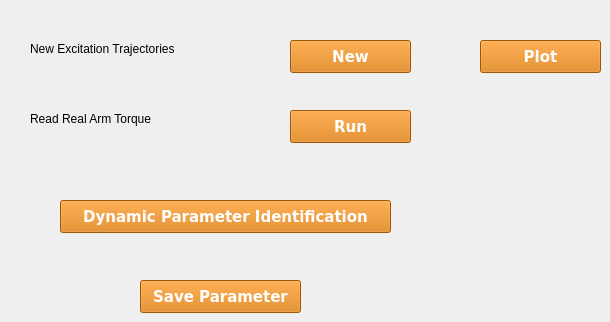
    <widget class="QWidget" name="tab">
     <attribute name="title">
      <string>Parameter Identification</string>
     </attribute>
     <widget class="QPushButton" name="btn_dynamics_real_torq">
      <property name="geometry">
       <rect>
        <x>290</x>
        <y>110</y>
        <width>121</width>
        <height>33</height>
       </rect>
      </property>
      <property name="palette">
       <palette>
        <active>
         <colorrole role="WindowText">
          <brush brushstyle="SolidPattern">
           <color alpha="255">
            <red>255</red>
            <green>255</green>
            <blue>255</blue>
           </color>
          </brush>
         </colorrole>
         <colorrole role="Button">
          <brush brushstyle="SolidPattern">
           <color alpha="255">
            <red>218</red>
            <green>119</green>
            <blue>0</blue>
           </color>
          </brush>
         </colorrole>
         <colorrole role="Text">
          <brush brushstyle="SolidPattern">
           <color alpha="255">
            <red>255</red>
            <green>255</green>
            <blue>255</blue>
           </color>
          </brush>
         </colorrole>
         <colorrole role="ButtonText">
          <brush brushstyle="SolidPattern">
           <color alpha="255">
            <red>255</red>
            <green>255</green>
            <blue>255</blue>
           </color>
          </brush>
         </colorrole>
         <colorrole role="Base">
          <brush brushstyle="SolidPattern">
           <color alpha="255">
            <red>218</red>
            <green>119</green>
            <blue>0</blue>
           </color>
          </brush>
         </colorrole>
         <colorrole role="Window">
          <brush brushstyle="SolidPattern">
           <color alpha="255">
            <red>218</red>
            <green>119</green>
            <blue>0</blue>
           </color>
          </brush>
         </colorrole>
        </active>
        <inactive>
         <colorrole role="WindowText">
          <brush brushstyle="SolidPattern">
           <color alpha="255">
            <red>255</red>
            <green>255</green>
            <blue>255</blue>
           </color>
          </brush>
         </colorrole>
         <colorrole role="Button">
          <brush brushstyle="SolidPattern">
           <color alpha="255">
            <red>218</red>
            <green>119</green>
            <blue>0</blue>
           </color>
          </brush>
         </colorrole>
         <colorrole role="Text">
          <brush brushstyle="SolidPattern">
           <color alpha="255">
            <red>255</red>
            <green>255</green>
            <blue>255</blue>
           </color>
          </brush>
         </colorrole>
         <colorrole role="ButtonText">
          <brush brushstyle="SolidPattern">
           <color alpha="255">
            <red>255</red>
            <green>255</green>
            <blue>255</blue>
           </color>
          </brush>
         </colorrole>
         <colorrole role="Base">
          <brush brushstyle="SolidPattern">
           <color alpha="255">
            <red>218</red>
            <green>119</green>
            <blue>0</blue>
           </color>
          </brush>
         </colorrole>
         <colorrole role="Window">
          <brush brushstyle="SolidPattern">
           <color alpha="255">
            <red>218</red>
            <green>119</green>
            <blue>0</blue>
           </color>
          </brush>
         </colorrole>
        </inactive>
        <disabled>
         <colorrole role="WindowText">
          <brush brushstyle="SolidPattern">
           <color alpha="255">
            <red>255</red>
            <green>255</green>
            <blue>255</blue>
           </color>
          </brush>
         </colorrole>
         <colorrole role="Button">
          <brush brushstyle="SolidPattern">
           <color alpha="255">
            <red>218</red>
            <green>119</green>
            <blue>0</blue>
           </color>
          </brush>
         </colorrole>
         <colorrole role="Text">
          <brush brushstyle="SolidPattern">
           <color alpha="255">
            <red>255</red>
            <green>255</green>
            <blue>255</blue>
           </color>
          </brush>
         </colorrole>
         <colorrole role="ButtonText">
          <brush brushstyle="SolidPattern">
           <color alpha="255">
            <red>255</red>
            <green>255</green>
            <blue>255</blue>
           </color>
          </brush>
         </colorrole>
         <colorrole role="Base">
          <brush brushstyle="SolidPattern">
           <color alpha="255">
            <red>218</red>
            <green>119</green>
            <blue>0</blue>
           </color>
          </brush>
         </colorrole>
         <colorrole role="Window">
          <brush brushstyle="SolidPattern">
           <color alpha="255">
            <red>218</red>
            <green>119</green>
            <blue>0</blue>
           </color>
          </brush>
         </colorrole>
        </disabled>
       </palette>
      </property>
      <property name="font">
       <font>
        <family>Bitstream Vera Sans</family>
        <pointsize>11</pointsize>
        <weight>75</weight>
        <bold>true</bold>
       </font>
      </property>
      <property name="styleSheet">
       <string notr="true">background-color:#da7700;color:white;border-color: black;</string>
      </property>
      <property name="text">
       <string>Run</string>
      </property>
     </widget>
     <widget class="QLabel" name="label_20">
      <property name="geometry">
       <rect>
        <x>30</x>
        <y>110</y>
        <width>241</width>
        <height>17</height>
       </rect>
      </property>
      <property name="text">
       <string>Read Real Arm Torque</string>
      </property>
     </widget>
     <widget class="QPushButton" name="btn_dynamics_para_ident">
      <property name="geometry">
       <rect>
        <x>60</x>
        <y>200</y>
        <width>331</width>
        <height>33</height>
       </rect>
      </property>
      <property name="palette">
       <palette>
        <active>
         <colorrole role="WindowText">
          <brush brushstyle="SolidPattern">
           <color alpha="255">
            <red>255</red>
            <green>255</green>
            <blue>255</blue>
           </color>
          </brush>
         </colorrole>
         <colorrole role="Button">
          <brush brushstyle="SolidPattern">
           <color alpha="255">
            <red>218</red>
            <green>119</green>
            <blue>0</blue>
           </color>
          </brush>
         </colorrole>
         <colorrole role="Text">
          <brush brushstyle="SolidPattern">
           <color alpha="255">
            <red>255</red>
            <green>255</green>
            <blue>255</blue>
           </color>
          </brush>
         </colorrole>
         <colorrole role="ButtonText">
          <brush brushstyle="SolidPattern">
           <color alpha="255">
            <red>255</red>
            <green>255</green>
            <blue>255</blue>
           </color>
          </brush>
         </colorrole>
         <colorrole role="Base">
          <brush brushstyle="SolidPattern">
           <color alpha="255">
            <red>218</red>
            <green>119</green>
            <blue>0</blue>
           </color>
          </brush>
         </colorrole>
         <colorrole role="Window">
          <brush brushstyle="SolidPattern">
           <color alpha="255">
            <red>218</red>
            <green>119</green>
            <blue>0</blue>
           </color>
          </brush>
         </colorrole>
        </active>
        <inactive>
         <colorrole role="WindowText">
          <brush brushstyle="SolidPattern">
           <color alpha="255">
            <red>255</red>
            <green>255</green>
            <blue>255</blue>
           </color>
          </brush>
         </colorrole>
         <colorrole role="Button">
          <brush brushstyle="SolidPattern">
           <color alpha="255">
            <red>218</red>
            <green>119</green>
            <blue>0</blue>
           </color>
          </brush>
         </colorrole>
         <colorrole role="Text">
          <brush brushstyle="SolidPattern">
           <color alpha="255">
            <red>255</red>
            <green>255</green>
            <blue>255</blue>
           </color>
          </brush>
         </colorrole>
         <colorrole role="ButtonText">
          <brush brushstyle="SolidPattern">
           <color alpha="255">
            <red>255</red>
            <green>255</green>
            <blue>255</blue>
           </color>
          </brush>
         </colorrole>
         <colorrole role="Base">
          <brush brushstyle="SolidPattern">
           <color alpha="255">
            <red>218</red>
            <green>119</green>
            <blue>0</blue>
           </color>
          </brush>
         </colorrole>
         <colorrole role="Window">
          <brush brushstyle="SolidPattern">
           <color alpha="255">
            <red>218</red>
            <green>119</green>
            <blue>0</blue>
           </color>
          </brush>
         </colorrole>
        </inactive>
        <disabled>
         <colorrole role="WindowText">
          <brush brushstyle="SolidPattern">
           <color alpha="255">
            <red>255</red>
            <green>255</green>
            <blue>255</blue>
           </color>
          </brush>
         </colorrole>
         <colorrole role="Button">
          <brush brushstyle="SolidPattern">
           <color alpha="255">
            <red>218</red>
            <green>119</green>
            <blue>0</blue>
           </color>
          </brush>
         </colorrole>
         <colorrole role="Text">
          <brush brushstyle="SolidPattern">
           <color alpha="255">
            <red>255</red>
            <green>255</green>
            <blue>255</blue>
           </color>
          </brush>
         </colorrole>
         <colorrole role="ButtonText">
          <brush brushstyle="SolidPattern">
           <color alpha="255">
            <red>255</red>
            <green>255</green>
            <blue>255</blue>
           </color>
          </brush>
         </colorrole>
         <colorrole role="Base">
          <brush brushstyle="SolidPattern">
           <color alpha="255">
            <red>218</red>
            <green>119</green>
            <blue>0</blue>
           </color>
          </brush>
         </colorrole>
         <colorrole role="Window">
          <brush brushstyle="SolidPattern">
           <color alpha="255">
            <red>218</red>
            <green>119</green>
            <blue>0</blue>
           </color>
          </brush>
         </colorrole>
        </disabled>
       </palette>
      </property>
      <property name="font">
       <font>
        <family>Bitstream Vera Sans</family>
        <pointsize>11</pointsize>
        <weight>75</weight>
        <bold>true</bold>
       </font>
      </property>
      <property name="styleSheet">
       <string notr="true">background-color:#da7700;color:white;border-color: black;</string>
      </property>
      <property name="text">
       <string>Dynamic Parameter Identification</string>
      </property>
     </widget>
     <widget class="QPushButton" name="btn_dynamics_save_para">
      <property name="geometry">
       <rect>
        <x>140</x>
        <y>280</y>
        <width>161</width>
        <height>33</height>
       </rect>
      </property>
      <property name="palette">
       <palette>
        <active>
         <colorrole role="WindowText">
          <brush brushstyle="SolidPattern">
           <color alpha="255">
            <red>255</red>
            <green>255</green>
            <blue>255</blue>
           </color>
          </brush>
         </colorrole>
         <colorrole role="Button">
          <brush brushstyle="SolidPattern">
           <color alpha="255">
            <red>218</red>
            <green>119</green>
            <blue>0</blue>
           </color>
          </brush>
         </colorrole>
         <colorrole role="Text">
          <brush brushstyle="SolidPattern">
           <color alpha="255">
            <red>255</red>
            <green>255</green>
            <blue>255</blue>
           </color>
          </brush>
         </colorrole>
         <colorrole role="ButtonText">
          <brush brushstyle="SolidPattern">
           <color alpha="255">
            <red>255</red>
            <green>255</green>
            <blue>255</blue>
           </color>
          </brush>
         </colorrole>
         <colorrole role="Base">
          <brush brushstyle="SolidPattern">
           <color alpha="255">
            <red>218</red>
            <green>119</green>
            <blue>0</blue>
           </color>
          </brush>
         </colorrole>
         <colorrole role="Window">
          <brush brushstyle="SolidPattern">
           <color alpha="255">
            <red>218</red>
            <green>119</green>
            <blue>0</blue>
           </color>
          </brush>
         </colorrole>
        </active>
        <inactive>
         <colorrole role="WindowText">
          <brush brushstyle="SolidPattern">
           <color alpha="255">
            <red>255</red>
            <green>255</green>
            <blue>255</blue>
           </color>
          </brush>
         </colorrole>
         <colorrole role="Button">
          <brush brushstyle="SolidPattern">
           <color alpha="255">
            <red>218</red>
            <green>119</green>
            <blue>0</blue>
           </color>
          </brush>
         </colorrole>
         <colorrole role="Text">
          <brush brushstyle="SolidPattern">
           <color alpha="255">
            <red>255</red>
            <green>255</green>
            <blue>255</blue>
           </color>
          </brush>
         </colorrole>
         <colorrole role="ButtonText">
          <brush brushstyle="SolidPattern">
           <color alpha="255">
            <red>255</red>
            <green>255</green>
            <blue>255</blue>
           </color>
          </brush>
         </colorrole>
         <colorrole role="Base">
          <brush brushstyle="SolidPattern">
           <color alpha="255">
            <red>218</red>
            <green>119</green>
            <blue>0</blue>
           </color>
          </brush>
         </colorrole>
         <colorrole role="Window">
          <brush brushstyle="SolidPattern">
           <color alpha="255">
            <red>218</red>
            <green>119</green>
            <blue>0</blue>
           </color>
          </brush>
         </colorrole>
        </inactive>
        <disabled>
         <colorrole role="WindowText">
          <brush brushstyle="SolidPattern">
           <color alpha="255">
            <red>255</red>
            <green>255</green>
            <blue>255</blue>
           </color>
          </brush>
         </colorrole>
         <colorrole role="Button">
          <brush brushstyle="SolidPattern">
           <color alpha="255">
            <red>218</red>
            <green>119</green>
            <blue>0</blue>
           </color>
          </brush>
         </colorrole>
         <colorrole role="Text">
          <brush brushstyle="SolidPattern">
           <color alpha="255">
            <red>255</red>
            <green>255</green>
            <blue>255</blue>
           </color>
          </brush>
         </colorrole>
         <colorrole role="ButtonText">
          <brush brushstyle="SolidPattern">
           <color alpha="255">
            <red>255</red>
            <green>255</green>
            <blue>255</blue>
           </color>
          </brush>
         </colorrole>
         <colorrole role="Base">
          <brush brushstyle="SolidPattern">
           <color alpha="255">
            <red>218</red>
            <green>119</green>
            <blue>0</blue>
           </color>
          </brush>
         </colorrole>
         <colorrole role="Window">
          <brush brushstyle="SolidPattern">
           <color alpha="255">
            <red>218</red>
            <green>119</green>
            <blue>0</blue>
           </color>
          </brush>
         </colorrole>
        </disabled>
       </palette>
      </property>
      <property name="font">
       <font>
        <family>Bitstream Vera Sans</family>
        <pointsize>11</pointsize>
        <weight>75</weight>
        <bold>true</bold>
       </font>
      </property>
      <property name="styleSheet">
       <string notr="true">background-color:#da7700;color:white;border-color: black;</string>
      </property>
      <property name="text">
       <string>Save Parameter</string>
      </property>
     </widget>
     <widget class="QLabel" name="label_21">
      <property name="geometry">
       <rect>
        <x>30</x>
        <y>40</y>
        <width>251</width>
        <height>17</height>
       </rect>
      </property>
      <property name="text">
       <string>New Excitation Trajectories</string>
      </property>
     </widget>
     <widget class="QPushButton" name="btn_dynamics_new_traj">
      <property name="geometry">
       <rect>
        <x>290</x>
        <y>40</y>
        <width>121</width>
        <height>33</height>
       </rect>
      </property>
      <property name="palette">
       <palette>
        <active>
         <colorrole role="WindowText">
          <brush brushstyle="SolidPattern">
           <color alpha="255">
            <red>255</red>
            <green>255</green>
            <blue>255</blue>
           </color>
          </brush>
         </colorrole>
         <colorrole role="Button">
          <brush brushstyle="SolidPattern">
           <color alpha="255">
            <red>218</red>
            <green>119</green>
            <blue>0</blue>
           </color>
          </brush>
         </colorrole>
         <colorrole role="Text">
          <brush brushstyle="SolidPattern">
           <color alpha="255">
            <red>255</red>
            <green>255</green>
            <blue>255</blue>
           </color>
          </brush>
         </colorrole>
         <colorrole role="ButtonText">
          <brush brushstyle="SolidPattern">
           <color alpha="255">
            <red>255</red>
            <green>255</green>
            <blue>255</blue>
           </color>
          </brush>
         </colorrole>
         <colorrole role="Base">
          <brush brushstyle="SolidPattern">
           <color alpha="255">
            <red>218</red>
            <green>119</green>
            <blue>0</blue>
           </color>
          </brush>
         </colorrole>
         <colorrole role="Window">
          <brush brushstyle="SolidPattern">
           <color alpha="255">
            <red>218</red>
            <green>119</green>
            <blue>0</blue>
           </color>
          </brush>
         </colorrole>
        </active>
        <inactive>
         <colorrole role="WindowText">
          <brush brushstyle="SolidPattern">
           <color alpha="255">
            <red>255</red>
            <green>255</green>
            <blue>255</blue>
           </color>
          </brush>
         </colorrole>
         <colorrole role="Button">
          <brush brushstyle="SolidPattern">
           <color alpha="255">
            <red>218</red>
            <green>119</green>
            <blue>0</blue>
           </color>
          </brush>
         </colorrole>
         <colorrole role="Text">
          <brush brushstyle="SolidPattern">
           <color alpha="255">
            <red>255</red>
            <green>255</green>
            <blue>255</blue>
           </color>
          </brush>
         </colorrole>
         <colorrole role="ButtonText">
          <brush brushstyle="SolidPattern">
           <color alpha="255">
            <red>255</red>
            <green>255</green>
            <blue>255</blue>
           </color>
          </brush>
         </colorrole>
         <colorrole role="Base">
          <brush brushstyle="SolidPattern">
           <color alpha="255">
            <red>218</red>
            <green>119</green>
            <blue>0</blue>
           </color>
          </brush>
         </colorrole>
         <colorrole role="Window">
          <brush brushstyle="SolidPattern">
           <color alpha="255">
            <red>218</red>
            <green>119</green>
            <blue>0</blue>
           </color>
          </brush>
         </colorrole>
        </inactive>
        <disabled>
         <colorrole role="WindowText">
          <brush brushstyle="SolidPattern">
           <color alpha="255">
            <red>255</red>
            <green>255</green>
            <blue>255</blue>
           </color>
          </brush>
         </colorrole>
         <colorrole role="Button">
          <brush brushstyle="SolidPattern">
           <color alpha="255">
            <red>218</red>
            <green>119</green>
            <blue>0</blue>
           </color>
          </brush>
         </colorrole>
         <colorrole role="Text">
          <brush brushstyle="SolidPattern">
           <color alpha="255">
            <red>255</red>
            <green>255</green>
            <blue>255</blue>
           </color>
          </brush>
         </colorrole>
         <colorrole role="ButtonText">
          <brush brushstyle="SolidPattern">
           <color alpha="255">
            <red>255</red>
            <green>255</green>
            <blue>255</blue>
           </color>
          </brush>
         </colorrole>
         <colorrole role="Base">
          <brush brushstyle="SolidPattern">
           <color alpha="255">
            <red>218</red>
            <green>119</green>
            <blue>0</blue>
           </color>
          </brush>
         </colorrole>
         <colorrole role="Window">
          <brush brushstyle="SolidPattern">
           <color alpha="255">
            <red>218</red>
            <green>119</green>
            <blue>0</blue>
           </color>
          </brush>
         </colorrole>
        </disabled>
       </palette>
      </property>
      <property name="font">
       <font>
        <family>Bitstream Vera Sans</family>
        <pointsize>11</pointsize>
        <weight>75</weight>
        <bold>true</bold>
       </font>
      </property>
      <property name="styleSheet">
       <string notr="true">background-color:#da7700;color:white;border-color: black;</string>
      </property>
      <property name="text">
       <string>New</string>
      </property>
     </widget>
     <widget class="QPushButton" name="btn_traj_torque_plot">
      <property name="geometry">
       <rect>
        <x>480</x>
        <y>40</y>
        <width>121</width>
        <height>33</height>
       </rect>
      </property>
      <property name="palette">
       <palette>
        <active>
         <colorrole role="WindowText">
          <brush brushstyle="SolidPattern">
           <color alpha="255">
            <red>255</red>
            <green>255</green>
            <blue>255</blue>
           </color>
          </brush>
         </colorrole>
         <colorrole role="Button">
          <brush brushstyle="SolidPattern">
           <color alpha="255">
            <red>218</red>
            <green>119</green>
            <blue>0</blue>
           </color>
          </brush>
         </colorrole>
         <colorrole role="Text">
          <brush brushstyle="SolidPattern">
           <color alpha="255">
            <red>255</red>
            <green>255</green>
            <blue>255</blue>
           </color>
          </brush>
         </colorrole>
         <colorrole role="ButtonText">
          <brush brushstyle="SolidPattern">
           <color alpha="255">
            <red>255</red>
            <green>255</green>
            <blue>255</blue>
           </color>
          </brush>
         </colorrole>
         <colorrole role="Base">
          <brush brushstyle="SolidPattern">
           <color alpha="255">
            <red>218</red>
            <green>119</green>
            <blue>0</blue>
           </color>
          </brush>
         </colorrole>
         <colorrole role="Window">
          <brush brushstyle="SolidPattern">
           <color alpha="255">
            <red>218</red>
            <green>119</green>
            <blue>0</blue>
           </color>
          </brush>
         </colorrole>
        </active>
        <inactive>
         <colorrole role="WindowText">
          <brush brushstyle="SolidPattern">
           <color alpha="255">
            <red>255</red>
            <green>255</green>
            <blue>255</blue>
           </color>
          </brush>
         </colorrole>
         <colorrole role="Button">
          <brush brushstyle="SolidPattern">
           <color alpha="255">
            <red>218</red>
            <green>119</green>
            <blue>0</blue>
           </color>
          </brush>
         </colorrole>
         <colorrole role="Text">
          <brush brushstyle="SolidPattern">
           <color alpha="255">
            <red>255</red>
            <green>255</green>
            <blue>255</blue>
           </color>
          </brush>
         </colorrole>
         <colorrole role="ButtonText">
          <brush brushstyle="SolidPattern">
           <color alpha="255">
            <red>255</red>
            <green>255</green>
            <blue>255</blue>
           </color>
          </brush>
         </colorrole>
         <colorrole role="Base">
          <brush brushstyle="SolidPattern">
           <color alpha="255">
            <red>218</red>
            <green>119</green>
            <blue>0</blue>
           </color>
          </brush>
         </colorrole>
         <colorrole role="Window">
          <brush brushstyle="SolidPattern">
           <color alpha="255">
            <red>218</red>
            <green>119</green>
            <blue>0</blue>
           </color>
          </brush>
         </colorrole>
        </inactive>
        <disabled>
         <colorrole role="WindowText">
          <brush brushstyle="SolidPattern">
           <color alpha="255">
            <red>255</red>
            <green>255</green>
            <blue>255</blue>
           </color>
          </brush>
         </colorrole>
         <colorrole role="Button">
          <brush brushstyle="SolidPattern">
           <color alpha="255">
            <red>218</red>
            <green>119</green>
            <blue>0</blue>
           </color>
          </brush>
         </colorrole>
         <colorrole role="Text">
          <brush brushstyle="SolidPattern">
           <color alpha="255">
            <red>255</red>
            <green>255</green>
            <blue>255</blue>
           </color>
          </brush>
         </colorrole>
         <colorrole role="ButtonText">
          <brush brushstyle="SolidPattern">
           <color alpha="255">
            <red>255</red>
            <green>255</green>
            <blue>255</blue>
           </color>
          </brush>
         </colorrole>
         <colorrole role="Base">
          <brush brushstyle="SolidPattern">
           <color alpha="255">
            <red>218</red>
            <green>119</green>
            <blue>0</blue>
           </color>
          </brush>
         </colorrole>
         <colorrole role="Window">
          <brush brushstyle="SolidPattern">
           <color alpha="255">
            <red>218</red>
            <green>119</green>
            <blue>0</blue>
           </color>
          </brush>
         </colorrole>
        </disabled>
       </palette>
      </property>
      <property name="font">
       <font>
        <family>Bitstream Vera Sans</family>
        <pointsize>11</pointsize>
        <weight>75</weight>
        <bold>true</bold>
       </font>
      </property>
      <property name="styleSheet">
       <string notr="true">background-color:#da7700;color:white;border-color: black;</string>
      </property>
      <property name="text">
       <string>Plot</string>
      </property>
     </widget>
    </widget>
